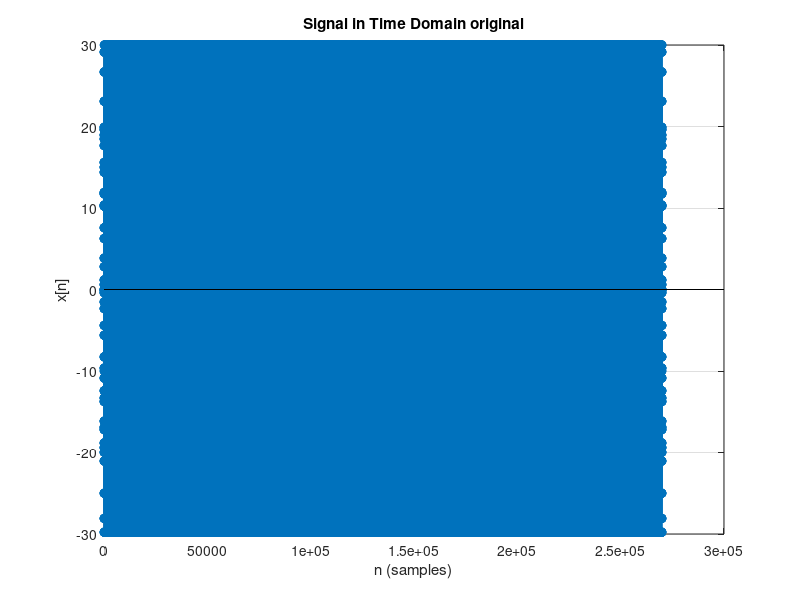
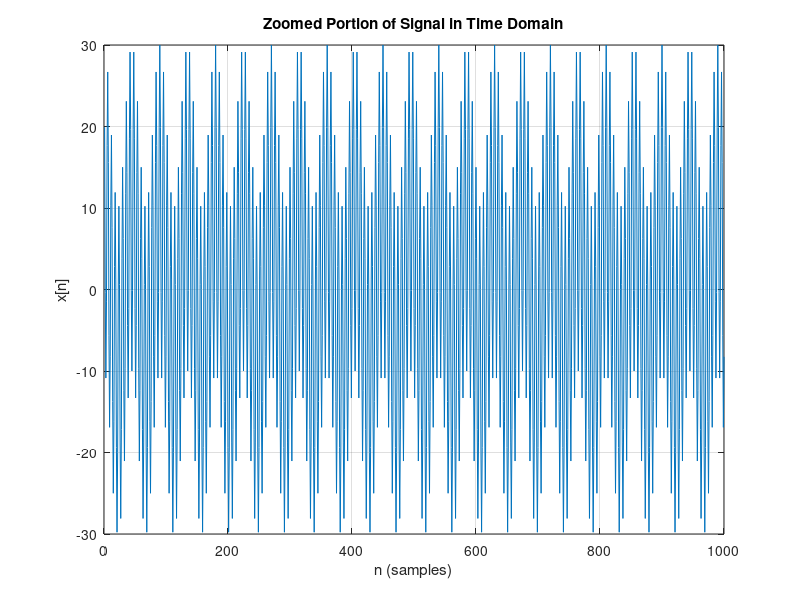
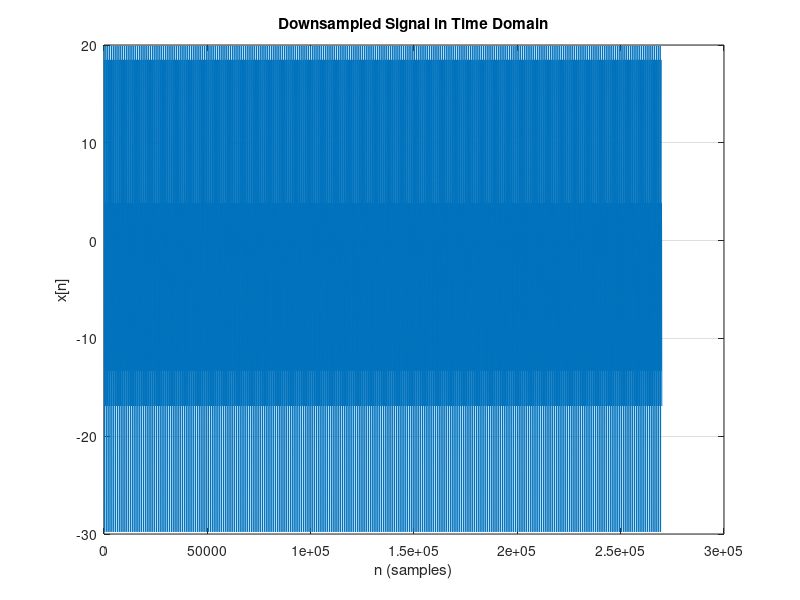

Recreate these plots in MATLAB, in order. (Note: this script raises an error after producing the figures.)

% Load the signal from the .mat file
load('sig_x.mat');  % This loads the variable 'x' from 'sig_x.mat'


% Check if the variable 'x' exists in the workspace
if exist('x', 'var')
    % Define the time vector
    n = 0:length(x)-1;  % Assuming the signal starts at n=0

    % Plot the signal in the time domain (original plot)
    figure;
    stem(n, x, 'filled');
    title('Signal in Time Domain original');
    xlabel('n (samples)');
    ylabel('x[n]');
    grid on;

    
    % Plot a specific portion of the signal (zoomed in)
    start_index = 1;  % Starting index for zooming in
    end_index = min(length(x), 1000);  % Ending index for zooming in (adjust as needed)
    x_zoomed = x(start_index:end_index);
    n_zoomed = start_index:end_index;

    % Plot the zoomed portion of the signal in the time domain
    figure;
    plot(n_zoomed, x_zoomed);
    title('Zoomed Portion of Signal in Time Domain');
    xlabel('n (samples)');
    ylabel('x[n]');
    grid on;

    
    % Downsample the signal if it's too long
    factor = 100;  % Adjust the downsampling factor as needed
    x_downsampled = x(1:factor:end);
    n_downsampled = 0:factor:length(x_downsampled)*factor-1;

    % Plot the downsampled signal in the time domain
    figure;
    plot(n_downsampled, x_downsampled);
    title('Downsampled Signal in Time Domain');
    xlabel('n (samples)');
    ylabel('x[n]');
    grid on;
else
    disp('The variable x is not found in the loaded .mat file.');
end

% % Check if the variable 'x' exists in the workspace
% if exist('x', 'var')
%     % Define the sampling rate (e.g., 44100 Hz for CD-quality audio)
%     fs = 44100;
% 
%     % Play the signal using sound (ensure that 'x' is a row vector)
%     sound(x, fs);
% end


% Define the number of points for the FFT (e.g., 1024)
N = 1024;

% Compute and plot the DTFT
dtft_plot(x, N);

